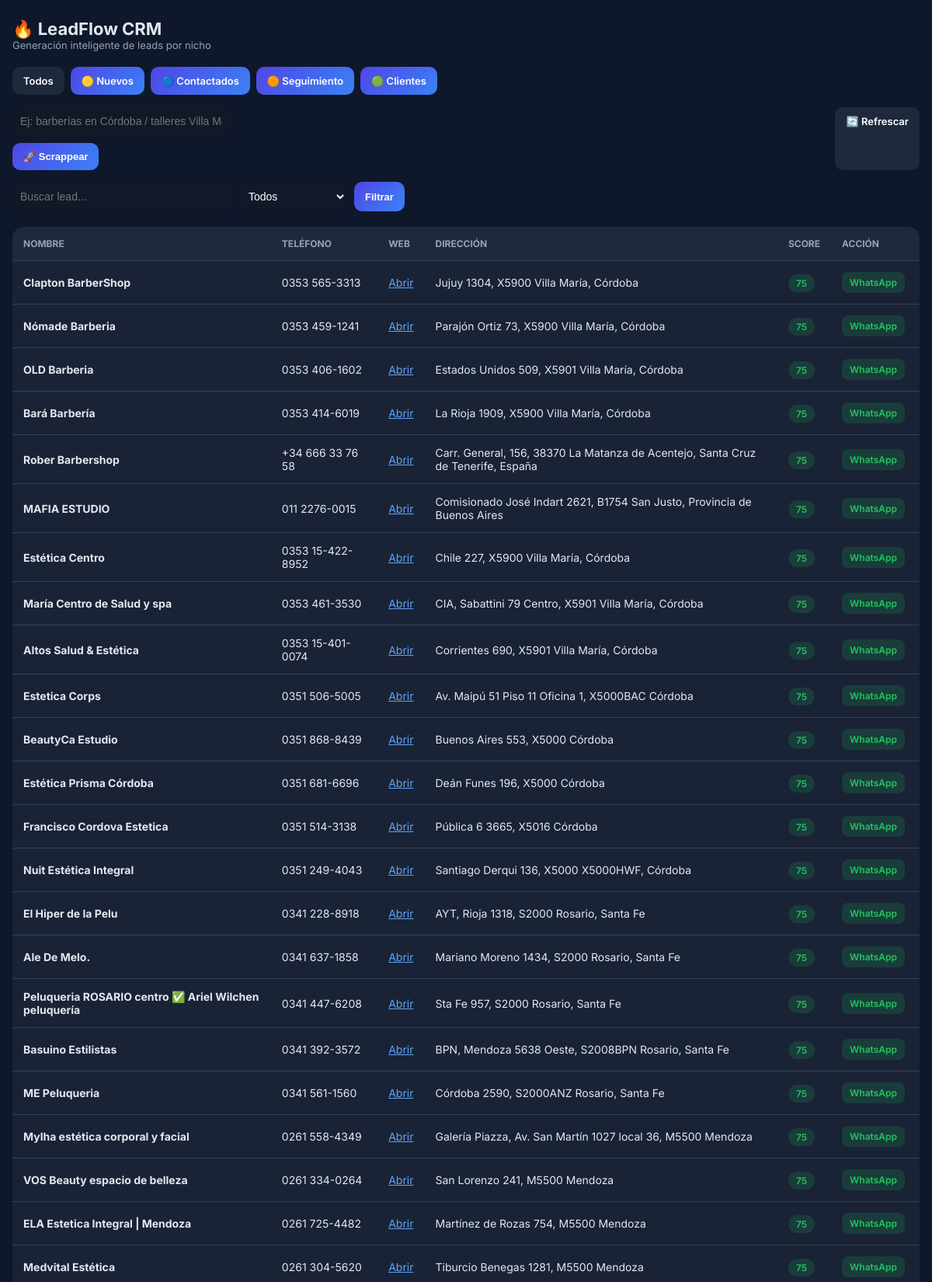
The app's page /leads/panel?status=new (upper part) with its own data.
### tables this page shows
CREATE TABLE leads (
        id INTEGER PRIMARY KEY AUTOINCREMENT,
        nombre TEXT,
        empresa TEXT,
        telefono TEXT,
        email TEXT,
        web TEXT,
        direccion TEXT,
        score INTEGER DEFAULT 0,
        contacted INTEGER DEFAULT 0,
        last_contact TEXT,
        status TEXT DEFAULT 'new'
    );

### app/routes.py (the view)
@leads_bp.route("/panel", methods=["GET"])
def panel():
    status = request.args.get("status")
    search = request.args.get("search", "").lower()
    min_score = request.args.get("min_score")
    if status:
        leads = get_leads_by_status(status)
    else:
        leads = get_all_leads()
    if search:
        leads = [l for l in leads if search in (l["nombre"] or "").lower()]
    if min_score:
        leads = [l for l in leads if l["score"] >= int(min_score)]
    return render_template("panel.html", leads=leads)

### app/database.py (called while the page is built)
def get_connection():
    conn = sqlite3.connect(DB_NAME)
    conn.row_factory = sqlite3.Row
    return conn

### app/services/lead_service.py (called while the page is built)
def get_leads_by_status(status=None):
    conn = get_connection()
    cursor = conn.cursor()
    if status and status.strip():
        cursor.execute("""
            SELECT * FROM leads
            WHERE status = ?
            ORDER BY score DESC
        """, (status,))
    else:
        cursor.execute("""
            SELECT * FROM leads
            ORDER BY score DESC
        """)
    leads = [dict(row) for row in cursor.fetchall()]
    conn.close()
    return leads

### app/templates/panel.html (shortened to what this page needs)
<!DOCTYPE html>
<html lang="es">
<head>
</head>
<body>
<div class="container">
    <div class="header">
        <div>
            <div class="title">🔥 LeadFlow CRM</div>
            <div class="subtitle">Generación inteligente de leads por nicho</div>
        </div>
    </div>
    <div class="pipeline">
        <a href="/leads/panel"><span class="btn btn-secondary">Todos</span></a>
        <a href="/leads/panel?status=new"><span class="btn">🟡 Nuevos</span></a>
        <a href="/leads/panel?status=contacted"><span class="btn">🔵 Contactados</span></a>
        <a href="/leads/panel?status=follow_up"><span class="btn">🟠 Seguimiento</span></a>
        <a href="/leads/panel?status=client"><span class="btn">🟢 Clientes</span></a>
    </div>
    <div class="topbar">
        <form action="/leads/scrape-ui" method="post" class="left">
            <input
                type="text"
                name="query"
                placeholder="Ej: barberías en Córdoba / talleres Villa María"
                required
            >
            <button class="btn">🚀 Scrappear</button>
        </form>
        <a href="/leads/panel" class="btn btn-secondary">🔄 Refrescar</a>
    </div>
    <form method="GET" action="/leads/panel" style="margin-bottom:20px; display:flex; gap:10px; flex-wrap:wrap;">
        <input type="text" name="search" placeholder="Buscar lead...">
        <select name="min_score">
            <option value="">Todos</option>
        </select>
        <button class="btn" type="submit">Filtrar</button>
    </form>
    <div class="table-wrapper">
        <table class="table">
            <thead>
                <tr>
                    <th>Nombre</th>
                    <th>Teléfono</th>
                    <th>Web</th>
                    <th>Dirección</th>
                    <th>Score</th>
                    <th>Acción</th>
                </tr>
            </thead>
            <tbody>
            {% for lead in leads %}
            <tr>
                <td><strong>{{ lead.nombre }}</strong></td>
                <td>{{ lead.telefono }}</td>
                <td>
                    {% if lead.web %}
                        <a href="{{ lead.web }}" target="_blank">Abrir</a>
                    {% else %}
                        —
                    {% endif %}
                </td>
                <td>{{ lead.direccion }}</td>
                <td>
                    {% if lead.score >= 70 %}
                        <span class="badge high">{{ lead.score }}</span>
                    {% elif lead.score >= 40 %}
                        <span class="badge mid">{{ lead.score }}</span>
                    {% else %}
                        <span class="badge low">{{ lead.score }}</span>
                    {% endif %}
                </td>
                <td>
                    {% if lead.telefono %}
                        <a class="action-btn wa"
                           href="https://wa.me/54{{ lead.telefono | replace(' ', '') | replace('-', '') }}"
                           target="_blank">
                           WhatsApp
                        </a>
                    {% endif %}
                </td>
            </tr>
            {% endfor %}
            </tbody>
        </table>
    </div>
</div>
</body>
</html>

### app/templates/panel.html (style rules this page uses)
* { box-sizing: border-box; }
body { margin: 0; font-family: 'Inter', sans-serif; background: #0f172a; color: #e2e8f0; }
.container { max-width: 1200px; margin: auto; padding: 24px 16px; }
.header { display: flex; justify-content: space-between; align-items: flex-start; gap: 10px; margin-bottom: 20px; flex-wrap: wrap; }
.title { font-size: 22px; font-weight: 700; }
.subtitle { font-size: 13px; color: #94a3b8; }
.btn { background: linear-gradient(135deg, #4f46e5, #3b82f6); border: none; padding: 10px 14px; color: white; border-radius: 10px; cursor: pointer; font-weight: 600; text-decoration: none; display: inline-block; font-size: 13px; }
.btn-secondary { background: #1e293b; }
.pipeline { display: flex; gap: 8px; margin-bottom: 16px; flex-wrap: wrap; }
.topbar { display: flex; justify-content: space-between; margin-bottom: 15px; gap: 10px; flex-wrap: wrap; }
.left { display: flex; gap: 10px; align-items: center; flex-wrap: wrap; }
input, select { padding: 10px; border-radius: 8px; border: none; background: #111827; color: white; outline: none; font-size: 14px; }
input { width: 100%; max-width: 280px; }
select { width: 140px; }
.table-wrapper { width: 100%; overflow-x: auto; border-radius: 14px; }
.table { width: 100%; min-width: 800px; border-collapse: collapse; background: rgba(30, 41, 59, 0.7); border-radius: 14px; overflow: hidden; }
thead { background: #1e293b; }
th { text-align: left; padding: 14px; font-size: 12px; color: #94a3b8; text-transform: uppercase; }
td { padding: 14px; border-top: 1px solid #334155; font-size: 14px; }
a { color: #60a5fa; }
.badge { padding: 4px 10px; border-radius: 999px; font-size: 12px; font-weight: 600; }
.high { background: rgba(34, 197, 94, 0.15); color: #22c55e; }
.action-btn { padding: 6px 10px; border-radius: 8px; font-size: 12px; font-weight: 600; margin-right: 5px; text-decoration: none; display: inline-block; }
.wa { background: rgba(34, 197, 94, 0.15); color: #22c55e; }

### records on screen
leads: nombre "Clapton BarberShop", telefono "0353 565-3313", direccion "Jujuy 1304, X5900 Villa María, Córdoba", score "75"
leads: nombre "Nómade Barberia", telefono "0353 459-1241", direccion "Parajón Ortiz 73, X5900 Villa María, Córdoba", score "75"
leads: nombre "OLD Barberia", telefono "0353 406-1602", direccion "Estados Unidos 509, X5901 Villa María, Córdoba", score "75"
leads: nombre "Bará Barbería", telefono "0353 414-6019", direccion "La Rioja 1909, X5900 Villa María, Córdoba", score "75"
leads: nombre "Rober Barbershop", telefono "+34 666 33 76 58", direccion "Carr. General, 156, 38370 La Matanza de Acentejo, Santa Cruz de Tenerife, España", score "75"
leads: nombre "MAFIA ESTUDIO", telefono "011 2276-0015", direccion "Comisionado José Indart 2621, B1754 San Justo, Provincia de Buenos Aires", score "75"
leads: nombre "Estética Centro", telefono "0353 15-422-8952", direccion "Chile 227, X5900 Villa María, Córdoba", score "75"
leads: nombre "María Centro de Salud y spa", telefono "0353 461-3530", direccion "CIA, Sabattini 79 Centro, X5901 Villa María, Córdoba", score "75"
leads: nombre "Altos Salud & Estética", telefono "0353 15-401-0074", direccion "Corrientes 690, X5901 Villa María, Córdoba", score "75"
leads: nombre "Estetica Corps", telefono "0351 506-5005", direccion "Av. Maipú 51 Piso 11 Oficina 1, X5000BAC Córdoba", score "75"
leads: nombre "BeautyCa Estudio", telefono "0351 868-8439", direccion "Buenos Aires 553, X5000 Córdoba", score "75"
leads: nombre "Estética Prisma Córdoba", telefono "0351 681-6696", direccion "Deán Funes 196, X5000 Córdoba", score "75"
leads: nombre "Francisco Cordova Estetica", telefono "0351 514-3138", direccion "Pública 6 3665, X5016 Córdoba", score "75"
leads: nombre "Nuit Estética Integral", telefono "0351 249-4043", direccion "Santiago Derqui 136, X5000 X5000HWF, Córdoba", score "75"
leads: nombre "El Hiper de la Pelu", telefono "0341 228-8918", direccion "AYT, Rioja 1318, S2000 Rosario, Santa Fe", score "75"
leads: nombre "Ale De Melo.", telefono "0341 637-1858", direccion "Mariano Moreno 1434, S2000 Rosario, Santa Fe", score "75"
leads: nombre "Peluqueria ROSARIO centro ✅ Ariel Wilchen peluquería", telefono "0341 447-6208", direccion "Sta Fe 957, S2000 Rosario, Santa Fe", score "75"
leads: nombre "Basuino Estilistas", telefono "0341 392-3572", direccion "BPN, Mendoza 5638 Oeste, S2008BPN Rosario, Santa Fe", score "75"
leads: nombre "ME Peluqueria", telefono "0341 561-1560", direccion "Córdoba 2590, S2000ANZ Rosario, Santa Fe", score "75"
leads: nombre "Mylha estética corporal y facial", telefono "0261 558-4349", direccion "Galería Piazza, Av. San Martín 1027 local 36, M5500 Mendoza", score "75"
leads: nombre "VOS Beauty espacio de belleza", telefono "0261 334-0264", direccion "San Lorenzo 241, M5500 Mendoza", score "75"
leads: nombre "ELA Estetica Integral | Mendoza", telefono "0261 725-4482", direccion "Martínez de Rozas 754, M5500 Mendoza", score "75"
leads: nombre "Medvital Estética", telefono "0261 304-5620", direccion "Tiburcio Benegas 1281, M5500 Mendoza", score "75"
